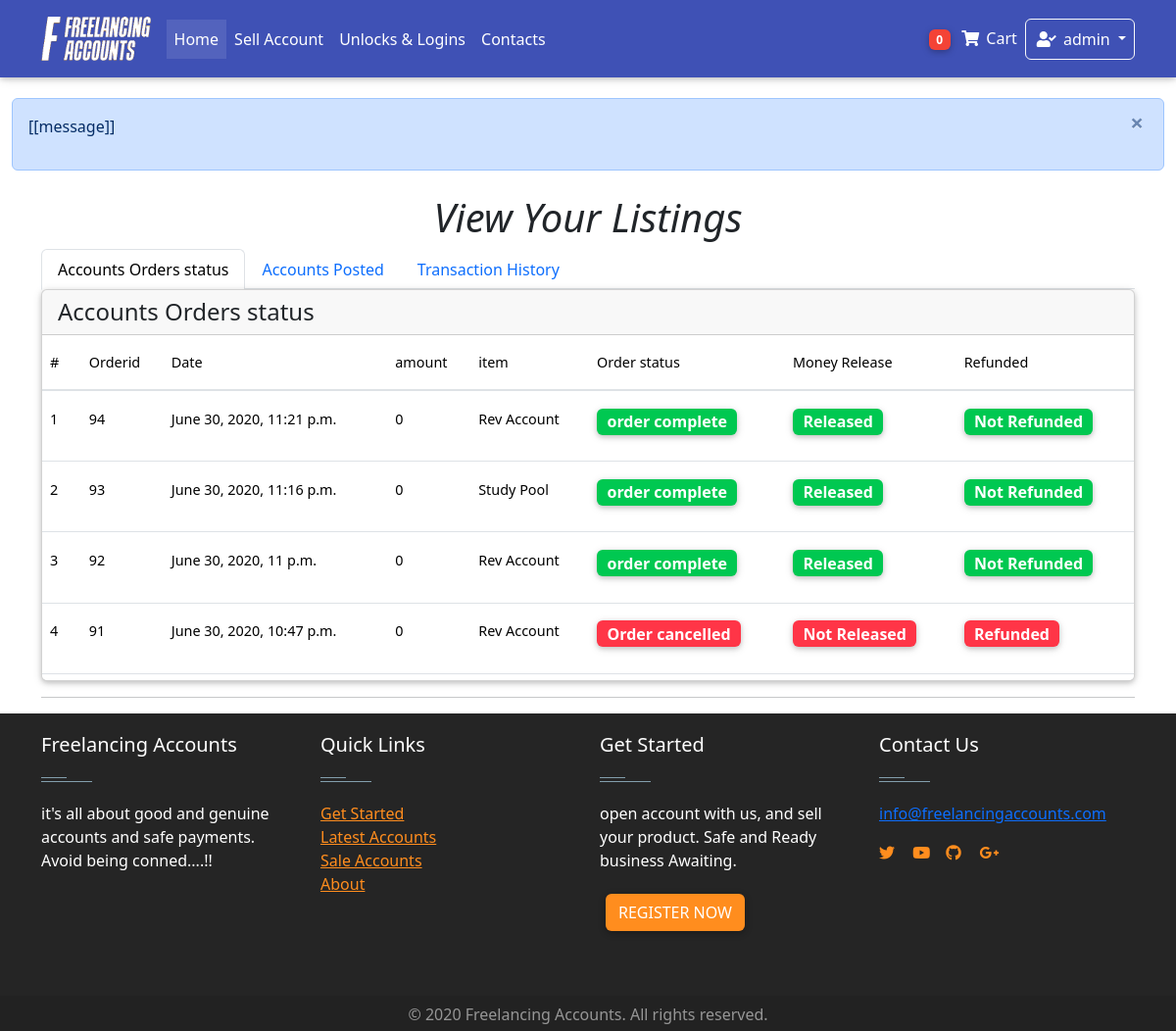
Page /dashboard/transactions/ (signed in) on the committed database.
### Home/models.py (models this page shows, shortened)
class Order(models.Model):
    user = models.ForeignKey(settings.AUTH_USER_MODEL,on_delete = models.CASCADE)
    items = models.ManyToManyField(OrderItem)
    start_date = models.DateField(auto_now_add = True)
    ordered_date = models.DateTimeField()
    ordered = models.BooleanField(default = False)
    seller = models.ForeignKey(settings.AUTH_USER_MODEL,on_delete = models.CASCADE, related_name="user", blank=True, null = True)
    amount = models.IntegerField(default=0.0)
    released = models.BooleanField(default=False)
    refund = models.BooleanField(default=False)
    billing_address = models.ForeignKey(
        "BillingAddress", on_delete = models.SET_NULL, blank = True, null = True)

class OrderItem(models.Model):
    user = models.ForeignKey(settings.AUTH_USER_MODEL,on_delete = models.CASCADE)
    item = models.ForeignKey(Item, on_delete = models.CASCADE)
    quantity = models.IntegerField(default= 1)
    ordered = models.BooleanField(default = False)

class Item(models.Model):
    created_by = models.ForeignKey(settings.AUTH_USER_MODEL,on_delete = models.CASCADE,blank = True, null = True, editable = False)
    created_at = models.DateTimeField(auto_now_add= True, blank = True, null = True )
    title = models.CharField(max_length = 100)
    slug = models.SlugField(blank = True, null = True)
    price = models.FloatField(default = 0.0)
    discountprice = models.FloatField(blank= True, null = True)
    category = models.CharField(choices = Category_choices, max_length=2)
    label = models.CharField(choices = Label_choices, max_length=1)
    Level = models.CharField(choices = Level_choices, max_length = 15 ,blank= True, null = True)
    finished_orders = models.IntegerField(default = 1)
    rating = models.IntegerField(default = 50 )
    Reviews =models.IntegerField( default = 1)
    profile = models.CharField( max_length = 20)
    description = models.TextField()
    diplay_pic = models.ImageField(upload_to = "display_pics/%Y%m%d/", max_length =255 )
    contact = models.CharField(max_length=15 ,null = True,blank= True)
    sold = models.BooleanField(default=False)

### dashboard/views.py (the view)
# urls.py: path('transactions/', views.TransactionsView.as_view(), name = "transactions"),
class TransactionsView(generic.ListView):
    model = WithdrawPayouts
    template_name = "dashboard/view_transactions.html"
    def get_context_data(self, **kwargs):
        context = super(TransactionsView, self).get_context_data(**kwargs)
        order = Order.objects.filter(seller = self.request.user).order_by("-ordered_date")
        items = Item.objects.filter(created_by = self.request.user).order_by("-created_at")
        context["items"] = items
        context["order"] = order
        return context

### Home/templatetags/cart_template_tags.py (called while the page is built)
@register.filter
def cart_item_count(user):
    if user.is_authenticated:
        qs = Order.objects.filter(user = user, ordered = False)
        if qs.exists():
            return qs[0].items.count()
    return 0

@register.filter
def account_cash(user):
    if user.is_authenticated:
        qs = AccountsModel.objects.get(user= user)
        amount= qs.amount
        return amount

### Home/templatetags/login_tag.py (called while the page is built)
@register.inclusion_tag('logins/login_form.html')
def login_form_tag(current_page=None):
    return {'loginform': LoginForm(),
            'redirect_to': current_page}

### Home/templates/dashboard/view_transactions.html (shortened to what this page needs)
{% extends 'base.html' %}
{% block content%}
    <main class="container ">
      <h1 class="text-center"><i> View Your Listings </i></h1>
        <ul class="nav nav-tabs md-tabs " id="myTabMD" role="tablist">
          <li class="nav-item">
            <a class="nav-link active" id="profile-tab-md" data-toggle="tab" href="#profile-md" role="tab" aria-controls="profile-md"
              aria-selected="false"> Accounts Orders status</a>
          </li>
          <li class="nav-item">
            <a class="nav-link" id="accounts-tab" data-toggle="tab" href="#accounts" role="tab" aria-controls="accounts"
              aria-selected="false"> Accounts Posted </a>
          </li>
          <li class="nav-item">
            <a class="nav-link" id="home-tab-md" data-toggle="tab" href="#home-md" role="tab" aria-controls="home-md"
              aria-selected="true"> Transaction History </a>
          </li>
        </ul>
        <div class="tab-content " id="myTabContentMD">
          <div class="tab-pane fade show active" id="profile-md" role="tabpanel" aria-labelledby="profile-tab-md">
            <div class="card" style="overflow-y:scroll; height:400px;">
              <h4 class="card-header"> Accounts Orders status</h4>
              <div class="table-responsive  text-nowrap">
                  <table class="table table-hover ">
                    <thead>
                      <tr>
                        <th>#</th>
                        <th>Orderid</th>
                        <th>Date</th>
                        <th>amount</th>
                        <th> item </th>
                        <th> Order status</th>
                        <th> Money Release </th>
                        <th> Refunded </th>
                      </tr>
                    </thead>
                    <tbody>
                     {% for object in order %}
                      <tr>
                        <th scope="row">{{forloop.counter}}</th>
                        <td>{{ object.id }}</td>
                        <td>{{ object.ordered_date }}</td>
                        <td>{{ object.amount }}</td>
                        <td>
                          {% for obj in object.items.all %}
                            <p> {{obj.item.title}} </p>
                          {% endfor %}
                        </td>
                        <td>
                          {% if object.refund %}
                          <span class="badge badge-danger badge-pill" style="font-size: medium;"> Order cancelled </span>
                          {% elif object.ordered %}
                          <span class="badge badge-success badge-pill" style="font-size: medium;"> order complete </span>
                          {% else %}
                          <span class="badge purple badge-pill" style="font-size: medium;"> order in progress</span>
                          {% endif %}
                        </td>
                        <td>
                          {% if object.refund %}
                          <span class="badge badge-danger badge-pill" style="font-size: medium;"> Not Released </span>
                          {% elif object.released %}
                          <span class="badge badge-success badge-pill" style="font-size: medium;"> Released </span>
                          {% else %}
                          <span class="badge purple badge-pill" style="font-size: medium;"> Release pending.... </span>
                          {% endif %}
                        </td>
                        <td>
                          {% if object.refund %}
                          <span class="badge badge-danger badge-pill" style="font-size: medium;"> Refunded </span>
                          {% else %}
                          <span class="badge badge-success badge-pill" style="font-size: medium;"> Not Refunded </span>
                          {% endif %}
                        </td>
                      </tr>
                      {% empty %}
                      <tr>
                        <th scope="row"> </th>
                        <td colspan="4"> You have no previous orders to refund you Money </td>
                      </tr>
                      {% endfor %}
                    </tbody>
                  </table>
                </div>
          </div>
          </div>
        </div>
       <hr>
</main>
{% endblock %}

### Home/templates/nav.html (shortened to what this page needs)
{% load cart_template_tags %}
{% load static %}
    <nav class="navbar fixed-top navbar-expand-lg  navbar-dark indigo mb-5 scrolling-navbar">
        <div class = 'container' >
            <a class="navbar-brand" href="/home/">
              <img src="{% static 'whitelogo.png' %}" height="45px" alt="">
            </a>
            <div class="collapse navbar-collapse" id="navbarSupportedContent">
              <ul class="navbar-nav mr-auto">
                <li class="nav-item active">
                  <a class="nav-link" href="/home/"> Home <span class="sr-only">(current)</span></a>
                </li>
                <li class="nav-item">
                  <a class = "nav-link" href="/sell-account/" >
                    Sell Account
                  </a>
                </li>
                <li class="nav-item">
                  <a class = "nav-link" href="/unlocks/" >
                    Unlocks & Logins
                  </a>
                </li>
                <li class="nav-item">
                  <a class = "nav-link" href="/" >
                    Contacts
                  </a>
                </li>
              </ul>
            </div>
            <ul class="navbar-nav nav-flex-icons mx-right">
              {%  if request.user.is_authenticated  %}
                <li class="nav-item">
                  <a class="nav-link waves-effect " href = "{% url "Home:order-summary" %}">
                    <span class="badge red z-depth-1 badge-pill mr-1"> {{ request.user|cart_item_count }}</span>
                    <i class="fas fa-shopping-cart"></i>
                    <span class="clearfix d-none d-sm-inline-block"> Cart </span>
                  </a>
                  <li class="nav-item dropdown">
                    <a class="nav-link dropdown-toggle border border-light rounded waves-effect  waves-light" href="#" id="navbarDropdownMenuLink" role="button" data-toggle="dropdown" aria-haspopup="true" aria-expanded="false">
                      <i class="fas fa-user-check"></i>  {{request.user}}
                    </a>
                  </li>
                  {% endif %}
                </ul>
          </div>
        </nav>

### Home/templates/base.html (style rules this page uses)
html, body, header, .carousel { height:400px; }

### rows in the picture
Order: id "94", ordered_date "June 30, 2020, 11:21 p.m.", amount "0", refund "order complete"
OrderItem: item "Rev Account"
Order: id "93", ordered_date "June 30, 2020, 11:16 p.m.", amount "0", refund "order complete"
OrderItem: item "Study Pool"
Order: id "92", ordered_date "June 30, 2020, 11 p.m.", amount "0", refund "order complete"
Order: id "91", ordered_date "June 30, 2020, 10:47 p.m.", amount "0", refund "Order cancelled"

### other values in the picture
{{ request.user|cart_item_count }} "0"
{{ request.user }} "admin"
